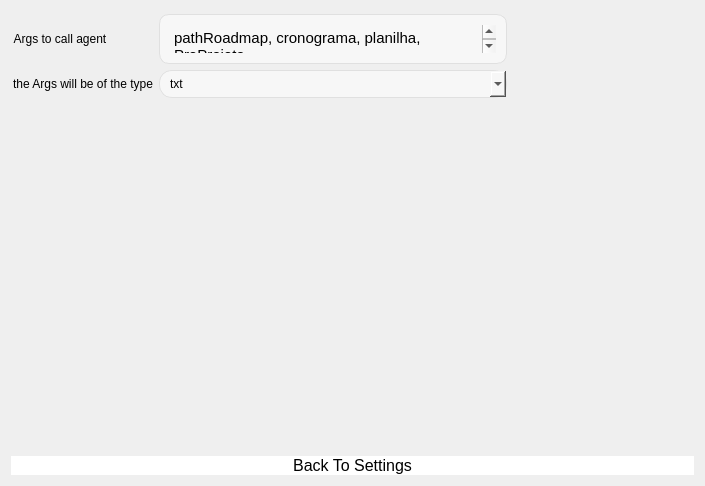
          <widget class="QWidget" name="page_10">
           <layout class="QGridLayout" name="gridLayout_18">
            <item row="1" column="1">
             <spacer name="horizontalSpacer_2">
              <property name="orientation">
               <enum>Qt::Horizontal</enum>
              </property>
              <property name="sizeHint" stdset="0">
               <size>
                <width>40</width>
                <height>20</height>
               </size>
              </property>
             </spacer>
            </item>
            <item row="1" column="0">
             <layout class="QGridLayout" name="gridLayout_32">
              <property name="leftMargin">
               <number>2</number>
              </property>
              <property name="topMargin">
               <number>3</number>
              </property>
              <property name="rightMargin">
               <number>9</number>
              </property>
              <item row="1" column="1">
               <widget class="QTextEdit" name="ArgsCreatetextedit">
                <property name="sizePolicy">
                 <sizepolicy hsizetype="Minimum" vsizetype="Preferred">
                  <horstretch>0</horstretch>
                  <verstretch>0</verstretch>
                 </sizepolicy>
                </property>
                <property name="minimumSize">
                 <size>
                  <width>348</width>
                  <height>50</height>
                 </size>
                </property>
                <property name="maximumSize">
                 <size>
                  <width>347</width>
                  <height>50</height>
                 </size>
                </property>
                <property name="toolTip">
                 <string>&lt;html&gt;&lt;head/&gt;&lt;body&gt;&lt;p&gt;When creating arguments for your agent you can reference the arguments in the message sent to openai, this means you can pass a document to the agent and mention it in the main message of the prompt like {arg}&lt;/p&gt;&lt;/body&gt;&lt;/html&gt;</string>
                </property>
                <property name="styleSheet">
                 <string notr="true">            QTextEdit {
          
                border: 1px solid #E0E0E0;
                padding: 10px;
                border-radius: 10px;
                background-color: #F7F7F7;
                color: black;  /* Cor do texto preto */
                font-family: Arial;
                font-size: 14px;
            }</string>
                </property>
                <property name="html">
                 <string>&lt;!DOCTYPE HTML PUBLIC "-//W3C//DTD HTML 4.0//EN" "http://www.w3.org/TR/REC-html40/strict.dtd"&gt;
&lt;html&gt;&lt;head&gt;&lt;meta name="qrichtext" content="1" /&gt;&lt;style type="text/css"&gt;
p, li { white-space: pre-wrap; }
&lt;/style&gt;&lt;/head&gt;&lt;body style=" font-family:'Arial'; font-size:14px; font-weight:400; font-style:normal;"&gt;
&lt;p style=" margin-top:0px; margin-bottom:0px; margin-left:0px; margin-right:0px; -qt-block-indent:0; text-indent:0px;"&gt;&lt;span style=" font-size:11pt;"&gt;pathRoadmap, cronograma, planilha, PreProjeto&lt;/span&gt;&lt;/p&gt;&lt;/body&gt;&lt;/html&gt;</string>
                </property>
                <property name="placeholderText">
                 <string>pathRoadmap, cronograma, planilha, PreProjeto</string>
                </property>
               </widget>
              </item>
              <item row="1" column="0">
               <widget class="QLabel" name="label_18">
                <property name="sizePolicy">
                 <sizepolicy hsizetype="Fixed" vsizetype="Preferred">
                  <horstretch>0</horstretch>
                  <verstretch>0</verstretch>
                 </sizepolicy>
                </property>
                <property name="toolTip">
                 <string>&lt;html&gt;&lt;head/&gt;&lt;body&gt;&lt;p&gt;When creating arguments for your agent you can reference the arguments in the message sent to openai, this means you can pass a document to the agent and mention it in the main message of the prompt like {arg}&lt;/p&gt;&lt;/body&gt;&lt;/html&gt;</string>
                </property>
                <property name="text">
                 <string>Args to call agent</string>
                </property>
                <property name="alignment">
                 <set>Qt::AlignCenter</set>
                </property>
                <property name="indent">
                 <number>34</number>
                </property>
               </widget>
              </item>
              <item row="2" column="1">
               <widget class="QComboBox" name="CurrentArgs_AgentCreate">
                <property name="sizePolicy">
                 <sizepolicy hsizetype="Fixed" vsizetype="Fixed">
                  <horstretch>0</horstretch>
                  <verstretch>0</verstretch>
                 </sizepolicy>
                </property>
                <property name="minimumSize">
                 <size>
                  <width>348</width>
                  <height>0</height>
                 </size>
                </property>
                <property name="maximumSize">
                 <size>
                  <width>348</width>
                  <height>16777215</height>
                 </size>
                </property>
                <property name="styleSheet">
                 <string notr="true">QComboBox {
    background-color: #F7F7F7;
    border: 1px solid #E0E0E0;
    border-radius: 13px;  /* Borda arredondada */
    color: black;  /* Cor do texto */
    font-size: 12px;  /* Tamanho da fonte */
    padding: 5px 10px;  /* Espaçamento interno */
}

QComboBox:hover {
    background-color: #EDEDED; /* Fundo ao passar o mouse */
}

QComboBox:pressed {
    background-color: #DCDCDC; /* Fundo ao pressionar */
}

QComboBox QAbstractItemView {
    background-color: #F7F7F7;
    border: 1px solid #E0E0E0;
    selection-background-color: #EDEDED;
    selection-color: black;
    border-radius: 10px;  /* Borda arredondada para a lista */
    font-size: 16px; /* Ajuste de fonte para itens */
}
</string>
                </property>
                <item>
                 <property name="text">
                  <string>txt</string>
                 </property>
                </item>
                <item>
                 <property name="text">
                  <string>py</string>
                 </property>
                </item>
               </widget>
              </item>
              <item row="2" column="0">
               <widget class="QLabel" name="label_17">
                <property name="text">
                 <string>the Args will be of the type</string>
                </property>
               </widget>
              </item>
             </layout>
            </item>
            <item row="2" column="0">
             <spacer name="verticalSpacer_6">
              <property name="orientation">
               <enum>Qt::Vertical</enum>
              </property>
              <property name="sizeType">
               <enum>QSizePolicy::Minimum</enum>
              </property>
              <property name="sizeHint" stdset="0">
               <size>
                <width>20</width>
                <height>352</height>
               </size>
              </property>
             </spacer>
            </item>
            <item row="3" column="0" colspan="2">
             <widget class="QCustomQPushButton" name="BacktoEditinstruction_create_2">
              <property name="sizePolicy">
               <sizepolicy hsizetype="Maximum" vsizetype="Maximum">
                <horstretch>0</horstretch>
                <verstretch>0</verstretch>
               </sizepolicy>
              </property>
              <property name="minimumSize">
               <size>
                <width>683</width>
                <height>0</height>
               </size>
              </property>
              <property name="maximumSize">
               <size>
                <width>683</width>
                <height>16777215</height>
               </size>
              </property>
              <property name="styleSheet">
               <string notr="true">            QPushButton {
                background-color: white;

                border-radius: 13px;  /* Borda arredondada (círculo) */
                color: black;  /* Cor do texto alterada para preto */
                font-size: 16px;  /* Ajuste do tamanho do ícone */
            }
            QPushButton:hover {
                background-color: #EDEDED;
            }
            QPushButton:pressed {
                background-color: #DCDCDC;
            }
</string>
              </property>
              <property name="text">
               <string>Back To Settings</string>
              </property>
              <property name="icon">
               <iconset resource="../Qss/icons/_icons.qrc">
                <normaloff>:/material_design/icons/material_design/keyboard_backspace.png</normaloff>:/material_design/icons/material_design/keyboard_backspace.png</iconset>
              </property>
              <property name="iconSize">
               <size>
                <width>27</width>
                <height>27</height>
               </size>
              </property>
             </widget>
            </item>
           </layout>
          </widget>
